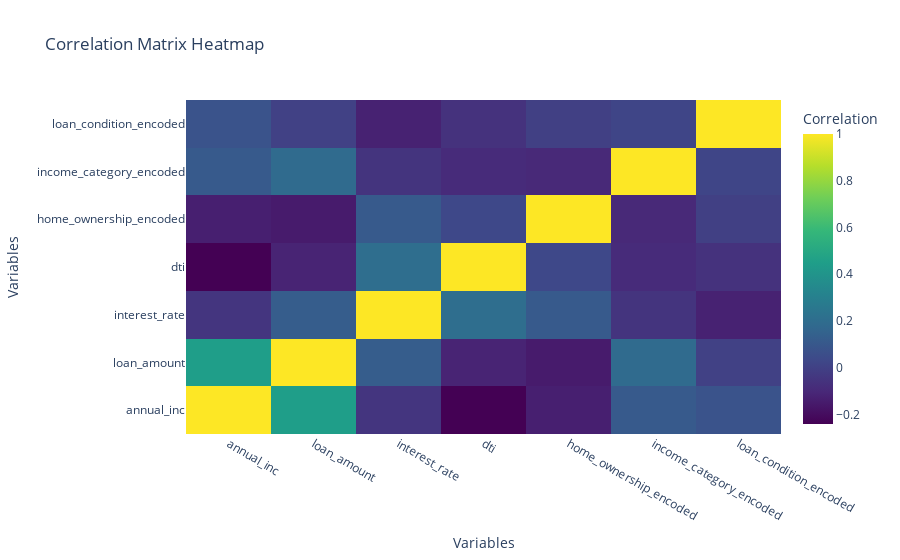

Here is the notebook cell this chart was saved with:
### Markdown cell above
The heatmap uses colors to represent correlation values. Darker colors often indicate stronger correlations.
We will look for strong correlations (close to 1 or -1) between variables and loan conditions. 

For example, if interest_rate has a high negative correlation with loan_condition_encoded, it may indicate that higher interest rates are associated with worse loan conditions.

### Code cell
import plotly.express as px
import plotly.graph_objects as go

# Create the heatmap
fig = go.Figure(data=go.Heatmap(
    z=corr_matrix.values,
    x=corr_matrix.columns,
    y=corr_matrix.columns,
    colorscale='Viridis',
    colorbar=dict(title='Correlation')
))

# Update layout for better readability
fig.update_layout(
    title='Correlation Matrix Heatmap',
    xaxis_title='Variables',
    yaxis_title='Variables',
    xaxis=dict(tickvals=list(range(len(corr_matrix.columns))), ticktext=corr_matrix.columns),
    yaxis=dict(tickvals=list(range(len(corr_matrix.columns))), ticktext=corr_matrix.columns)
)

# Show the heatmap
fig.show()

### Figure 1 — Plotly figure (JSON) as saved in the notebook; plotly's stock layout.template omitted (floating-point values rounded to 4 significant figures)
{"data": [{"colorbar": {"title": {"text": "Correlation"}}, "colorscale": [[0, "#440154"], [0.1111, "#482878"], [0.2222, "#3e4989"], [0.3333, "#31688e"], [0.4444, "#26828e"], [0.5556, "#1f9e89"], [0.6667, "#35b779"], [0.7778, "#6ece58"], [0.8889, "#b5de2b"], [1, "#fde725"]], "type": "heatmap", "x": ["annual_inc", "loan_amount", "interest_rate", "dti", "home_ownership_encoded", "income_category_encoded", "loan_condition_encoded"], "y": ["annual_inc", "loan_amount", "interest_rate", "dti", "home_ownership_encoded", "income_category_encoded", "loan_condition_encoded"], "z": [[1, 0.4488, -0.04694, -0.2404, -0.1327, 0.112, 0.08122], [0.4488, 1, 0.1247, -0.1173, -0.1483, 0.1873, 0.0005173], [-0.04694, 0.1247, 1, 0.2041, 0.1105, -0.05245, -0.1248], [-0.2404, -0.1173, 0.2041, 1, 0.03173, -0.08966, -0.06272], [-0.1327, -0.1483, 0.1105, 0.03173, 1, -0.1001, -0.003478], [0.112, 0.1873, -0.05245, -0.08966, -0.1001, 1, 0.02042], [0.08122, 0.0005173, -0.1248, -0.06272, -0.003478, 0.02042, 1]]}], "layout": {"title": {"text": "Correlation Matrix Heatmap"}, "xaxis": {"ticktext": ["annual_inc", "loan_amount", "interest_rate", "dti", "home_ownership_encoded", "income_category_encoded", "loan_condition_encoded"], "tickvals": [0, 1, 2, 3, 4, 5, 6], "title": {"text": "Variables"}}, "yaxis": {"ticktext": ["annual_inc", "loan_amount", "interest_rate", "dti", "home_ownership_encoded", "income_category_encoded", "loan_condition_encoded"], "tickvals": [0, 1, 2, 3, 4, 5, 6], "title": {"text": "Variables"}}}}
